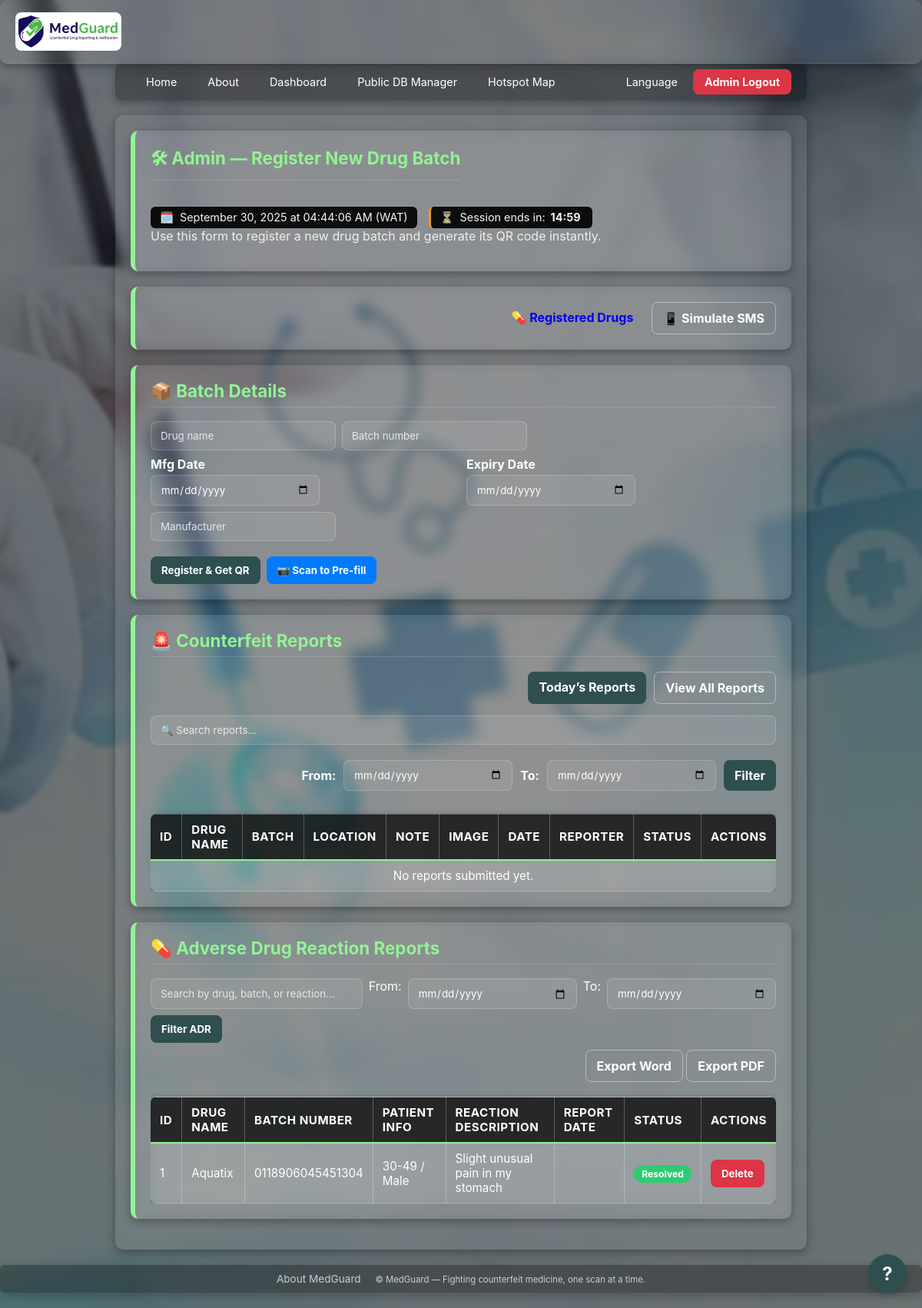
Screenshot of /admin/dashboard (signed in) with the database file from the repository.
### tables this page shows
CREATE TABLE adr_reports (
            id INTEGER PRIMARY KEY AUTOINCREMENT,
            drug_id INTEGER NOT NULL,
            patient_age_range TEXT,
            patient_gender TEXT,
            reaction_description TEXT NOT NULL,
            reaction_start_date TEXT,
            other_medications TEXT,
            report_date TIMESTAMP DEFAULT CURRENT_TIMESTAMP, status TEXT DEFAULT 'New', summary TEXT,
            FOREIGN KEY (drug_id) REFERENCES drugs (id)
        );

CREATE TABLE drugs (
            id INTEGER PRIMARY KEY AUTOINCREMENT,
            name TEXT NOT NULL,
            batch_number TEXT UNIQUE NOT NULL,
            mfg_date TEXT NOT NULL,
            expiry_date TEXT NOT NULL,
            manufacturer TEXT NOT NULL,
            created_at TEXT DEFAULT (datetime('now'))
        );

### backend/routes/admin.py (the view)
@admin_bp.route('/dashboard')
@role_required('regulator')
def admin_dashboard():
    try:
        conn = get_db()
        start_date = request.args.get("start", "").strip()
        end_date = request.args.get("end", "").strip()
        filter_type = request.args.get("filter", "").strip()
        counterfeit_query = """
            SELECT r.id, r.drug_name, r.batch_number, r.location, r.note, r.image_filename,
                   strftime('%Y-%m-%d %H:%M:%S', r.reported_on) AS reported_on, r.status,
                   u.email AS submitted_by
            FROM reports r
            LEFT JOIN users u ON r.user_id = u.id
            WHERE 1=1
        """
        counterfeit_params = []
        if filter_type == 'today':
            counterfeit_query += " AND date(r.reported_on) = date('now','localtime')"
        elif start_date and end_date:
            counterfeit_query += " AND date(r.reported_on) BETWEEN date(?) AND date(?)"
            counterfeit_params.extend([start_date, end_date])
        counterfeit_query += " ORDER BY r.reported_on DESC, r.id DESC"
        counterfeit_rows = conn.execute(counterfeit_query, counterfeit_params).fetchall()
        counterfeit_reports = [dict(r) for r in counterfeit_rows]
        adr_search = request.args.get("adr_search", "").strip()
        adr_start = request.args.get("adr_start", "").strip()
        adr_end = request.args.get("adr_end", "").strip()
        adr_query = """
            SELECT
                ar.id, ar.patient_age_range, ar.patient_gender,
                ar.reaction_description, ar.status,
                strftime('%Y-%m-%d %H:%M:%S', ar.report_date) AS report_date,
                d.name as drug_name, d.batch_number
            FROM adr_reports ar
            JOIN drugs d ON ar.drug_id = d.id
            WHERE 1=1
        """
        adr_params = []
        if adr_search:
            adr_query += " AND (d.name LIKE ? OR d.batch_number LIKE ? OR ar.reaction_description LIKE ?)"
            adr_params.extend([f"%{adr_search}%", f"%{adr_search}%", f"%{adr_search}%"])
        if adr_start and adr_end:
            adr_query += " AND date(ar.report_date) BETWEEN date(?) AND date(?)"
            adr_params.extend([adr_start, adr_end])
        adr_query += " ORDER BY ar.report_date DESC"
        adr_rows = conn.execute(adr_query, adr_params).fetchall()
        adr_reports = [dict(r) for r in adr_rows]
        return render_template(
            'admin.html',
            reports=counterfeit_reports,
            adr_reports=adr_reports,
            current_time=datetime.now().strftime("%Y-%m-%d %H:%M:%S"),
            adr_search=adr_search,
            adr_start=adr_start,
            adr_end=adr_end
        )
    except Exception as e:
        traceback.print_exc()
        return jsonify({"error": f"Server error: {str(e)}"}), 500

### frontend/templates/admin.html (shortened to what this page needs)
{% extends "base.html" %} {% block content %}
<div class="panel">
  <div
    style="
      display: flex;
      justify-content: space-between;
      align-items: center;
      flex-wrap: wrap;
      gap: 15px;
    "
  >
    <h2>{{ _('🛠 Admin — Register New Drug Batch') }}</h2>
    <div
      id="timers-container"
      style="display: flex; align-items: center; gap: 15px"
    >
      <div
        id="live-clock-container"
        style="
          display: flex;
          align-items: center;
          gap: 8px;
          font-size: 0.9em;
          opacity: 0.9;
          background: rgb(0, 0, 0);
          padding: 5px 12px;
          border-radius: 6px;
        "
      >
        <span>🗓️</span>
        <span id="live-clock">{{ _('Loading time...') }}</span>
      </div>
      <div
        id="session-timer-container"
        style="
          display: flex;
          align-items: center;
          gap: 8px;
          font-size: 0.9em;
          opacity: 0.9;
          background: rgb(0, 0, 0);
          padding: 5px 12px;
          border-radius: 6px;
          border-left: 3px solid #f39c12;
        "
      >
        <span>⏳</span>
        <span
          >{{ _('Session ends in:') }}
          <strong
            id="session-countdown-display"
            style="min-width: 45px; display: inline-block; text-align: center"
            >--:--</strong
          ></span
        >
      </div>
    </div>
  </div>
  <p style="opacity: 0.85; margin-top: 0">
    {{ _('Use this form to register a new drug batch and generate its QR code
    instantly.') }}
  </p>
</div>
<div class="panel nav-shortcuts">
  <a href="{{ url_for('admin_api.admin_drugs') }}" class="btn"
    >{{ _('💊 Registered Drugs') }}</a
  >
  <a href="{{ url_for('render_sms_check') }}" class="btn btn-outline"
    >{{ _('📱 Simulate SMS') }}</a
  >
</div>
<div class="panel">
  <h2>{{ _('📦 Batch Details') }}</h2>
  <form
    id="register-form"
    action="{{ url_for('admin_api.admin_register') }}?scroll=qr"
    method="post"
  >
    <div class="inline-form" style="margin-bottom: 8px">
      <input
        id="drug-name"
        name="name"
        class="input"
        placeholder="{{ _('Drug name') }}"
        required
      />
      <input
        id="batch-number"
        name="batch_number"
        class="input"
        placeholder="{{ _('Batch number') }}"
        required
      />
    </div>
    <div class="inline-form" style="margin-bottom: 8px">
      <div style="flex: 1">
        <label
          for="mfg-date"
          style="display: block; font-weight: bold; margin-bottom: 4px"
          >{{ _('Mfg Date') }}</label
        >
        <input
          id="mfg-date"
          name="mfg_date"
          type="date"
          class="input"
          required
        />
      </div>
      <div style="flex: 1">
        <label
          for="expiry-date"
          style="display: block; font-weight: bold; margin-bottom: 4px"
          >{{ _('Expiry Date') }}</label
        >
        <input
          id="expiry-date"
          name="expiry_date"
          type="date"
          class="input"
          required
        />
      </div>
    </div>
    <div class="inline-form" style="margin-bottom: 8px">
      <input
        id="manufacturer"
        name="manufacturer"
        class="input"
        placeholder="{{ _('Manufacturer') }}"
        required
      />
    </div>
    <div style="margin-top: 20px" class="inline-form">
      <button type="submit" class="btn btn-yellow">
        {{ _('Register &amp; Get QR') }}
      </button>
      <button
        type="button"
        id="start-reg-scan-btn"
        class="btn"
        style="background-color: #007bff; color: white"
      >
        {{ _('📷 Scan to Pre-fill') }}
      </button>
    </div>
  </form>
</div>
<div class="panel" id="counterfeit-reports">
  <h2>{{ _('🚨 Counterfeit Reports') }}</h2>
  <div class="nav-shortcuts" style="margin-bottom: 15px">
    <a
      href="{{ url_for('admin_api.admin_dashboard') }}?filter=today&scroll=reports"
      id="new-reports-btn-today"
      class="btn btn-yellow"
      >{{ _('Today’s Reports') }}
      </a
    >
    <a
      href="{{ url_for('admin_api.admin_dashboard') }}?scroll=reports"
      id="new-reports-btn"
      class="btn btn-outline"
      >{{ _('View All Reports') }}</a
    >
  </div>
  <div style="margin-bottom: 20px">
    <input
      type="text"
      id="report-search"
      class="input"
      placeholder="{{ _('🔍 Search reports...') }}"
      style="width: 100%"
    />
  </div>
  <div class="date-filters" style="margin-bottom: 20px">
    <label for="start" style="font-weight: bold">{{ _('From:') }}</label>
    <input type="date" id="start" name="start" class="input" required />
    <label for="end" style="font-weight: bold">{{ _('To:') }}</label>
    <input type="date" id="end" name="end" class="input" required />
    <a id="range-reports-btn" href="#" class="btn btn-yellow"
      >{{ _('Filter') }}</a
    >
  </div>
  <div style="overflow-x: auto; -webkit-overflow-scrolling: touch">
    <table class="table" id="reports-table">
      <thead>
        <tr>
          <th data-label="ID">{{ _('ID') }}</th>
          <th data-label="Drug Name">{{ _('Drug Name') }}</th>
          <th data-label="Batch">{{ _('Batch') }}</th>
          <th data-label="Location">{{ _('Location') }}</th>
          <th data-label="Note">{{ _('Note') }}</th>
          <th data-label="Image">{{ _('Image') }}</th>
          <th data-label="Date">{{ _('Date') }}</th>
          <th data-label="Reporter">{{ _('Reporter') }}</th>
          <th data-label="Status">{{ _('Status') }}</th>
          <th data-label="Actions">{{ _('Actions') }}</th>
        </tr>
      </thead>
      <tbody id="reports-body">
        {% if reports is defined and reports %} {% for report in reports %}
        <tr class="report-row" data-id="{{ report.id }}">
          <td data-label="ID">{{ report.id }}</td>
          <td data-label="Drug Name">{{ report.drug_name or "-" }}</td>
          <td data-label="Batch">{{ report.batch_number }}</td>
          <td data-label="Location">{{ report.location or "-" }}</td>
          <td data-label="Note" class="note-column">
            {{ report.note or "-" }}
          </td>
          <td data-label="Image">
            {% if report.image_filename %}
            <a
              href="{{ url_for('static', filename='uploads/' + report.image_filename) }}"
              target="_blank"
            >
              <img
                src="{{ url_for('static', filename='uploads/' + report.image_filename) }}"
                width="80"
                alt="Report Image"
              />
            </a>
            {% else %} {{ _('No Image') }} {% endif %}
          </td>
          <td data-label="Date">{{ report.reported_on.split(' ')[0] }}</td>
          <td data-label="Reporter">
            {{ report.submitted_by or "Anonymous" }}
          </td>
          <td data-label="Status">
            <span
              class="status-badge status-{{ (report.status or 'new').lower().replace(' ', '-') }}"
            >
              {{ report.status or 'New' }}
            </span>
          </td>
          <td data-label="Actions">
            <button
              class="btn delete-report-btn"
              data-id="{{ report.id }}"
              style="background-color: #dc3545; color: white"
            >
              {{ _('Delete') }}
            </button>
          </td>
        </tr>
        {% endfor %} {% else %}
        <tr>
          <td colspan="10" style="text-align: center">
            {{ _('No reports submitted yet.') }}
          </td>
        </tr>
        {% endif %}
      </tbody>
    </table>
  </div>
</div>
<div class="panel" id="adr-reports">
  <h2>{{ _('💊 Adverse Drug Reaction Reports') }}</h2>
  <form
    method="get"
    action="{{ url_for('admin_api.admin_dashboard') }}"
    class="inline-form"
    style="margin-bottom: 20px"
  >
    <input
      type="text"
      name="adr_search"
      value="{{ adr_search }}"
      placeholder="{{ _('Search by drug, batch, or reaction...') }}"
      class="input"
      style="flex-grow: 1"
    />
    <label for="adr_start">{{ _('From:') }}</label>
    <input
      type="date"
      id="adr_start"
      name="adr_start"
      value="{{ adr_start }}"
      class="input"
    />
    <label for="adr_end">{{ _('To:') }}</label>
    <input
      type="date"
      id="adr_end"
      name="adr_end"
      value="{{ adr_end }}"
      class="input"
    />
    <button type="submit" class="btn btn-yellow">{{ _('Filter ADR') }}</button>
  </form>
  <div class="export-links" style="text-align: right; margin-bottom: 20px">
    <a
      href="{{ url_for('adr_api.export_adr_reports_word', adr_search=adr_search, adr_start=adr_start, adr_end=adr_end) }}"
      class="btn btn-outline"
      >{{ _('Export Word') }}</a
    >
    <a
      href="{{ url_for('adr_api.export_adr_reports_pdf', adr_search=adr_search, adr_start=adr_start, adr_end=adr_end) }}"
      class="btn btn-outline"
      >{{ _('Export PDF') }}</a
    >
  </div>
  <div style="overflow-x: auto; -webkit-overflow-scrolling: touch">
    <table class="table" id="adr-reports-table">
      <thead>
        <tr>
          <th>{{ _('ID') }}</th>
          <th>{{ _('Drug Name') }}</th>
          <th>{{ _('Batch Number') }}</th>
          <th>{{ _('Patient Info') }}</th>
          <th>{{ _('Reaction Description') }}</th>
          <th>{{ _('Report Date') }}</th>
          <th>{{ _('Status') }}</th>
          <th>{{ _('Actions') }}</th>
        </tr>
      </thead>
      <tbody>
        {% if adr_reports %} {% for report in adr_reports %}
        <tr data-id="{{ report.id }}">
          <td data-label="ID">{{ report.id }}</td>
          <td data-label="Drug Name">{{ report.drug_name }}</td>
          <td data-label="Batch Number">{{ report.batch_number }}</td>
          <td data-label="Patient Info">
            {{ report.patient_age_range or 'N/A' }} / {{ report.patient_gender
            or 'N/A' }}
          </td>
          <td data-label="Reaction">{{ report.reaction_description }}</td>
          <td data-label="Report Date">
          </td>
          <td data-label="Status">
            <span
              class="status-badge status-{{ (report.status or 'new').lower().replace(' ', '-') }}"
            >
              {{ report.status or 'New' }}
            </span>
          </td>
          <td data-label="Actions">
            <button
              class="btn adr-delete-btn"
              data-id="{{ report.id }}"
              style="background-color: #dc3545; color: white"
            >
              {{ _('Delete') }}
            </button>
          </td>
        </tr>
        {% endfor %} {% endif %}
      </tbody>
    </table>
  </div>
</div>
{% endblock %}

### rows the page displays
adr_reports: id "1", drug_name "Aquatix", batch_number "0118906045451304", patient_age_range "30-49", patient_gender "Male", reaction_description "Slight unusual pain in my stomach", status "Resolved"
